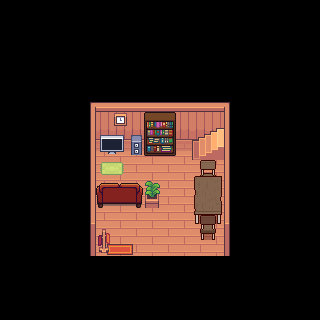

This is a level from a 2D game, rendered from its Tiled map with the project's own tilesets. A one-line summary and the complete map file follow:
An orthogonal 20x20 tile map with 16x16 px tiles, 3 tile layers (ground, decoration, decoration_top), 6 tilesets and 3 objects (player_spawn, stairs).

<map version="1.10" tiledversion="1.12.2" orientation="orthogonal" renderorder="right-down" width="20" height="20" tilewidth="16" tileheight="16" infinite="0" nextlayerid="6" nextobjectid="6">
 <tileset firstgid="1" source="Wood set 1 free ver.tsx" />
 <tileset firstgid="885" source="interiors_demo.tsx" />
 <tileset firstgid="1061" source="PPFurniture Pack-FreeV.tsx" />
 <tileset firstgid="1991" source="Basic Furniture.tsx" />
 <tileset firstgid="2045" source="kitchen_LRK.tsx" />
 <tileset firstgid="2695" source="livingroom_LRK.tsx" />
 <layer id="1" name="ground" width="20" height="20">
  <data encoding="csv">
0,0,0,0,0,0,0,0,0,0,0,0,0,0,0,0,0,0,0,0,
0,0,0,0,0,0,0,0,0,0,0,0,0,0,0,0,0,0,0,0,
0,0,0,0,0,0,0,0,0,0,0,0,0,0,0,0,0,0,0,0,
0,0,0,0,0,0,0,0,0,0,0,0,0,0,0,0,0,0,0,0,
0,0,0,0,0,0,0,0,0,0,0,0,0,0,0,0,0,0,0,0,
0,0,0,0,0,0,0,0,0,0,0,0,0,0,0,0,0,0,0,0,
0,0,0,0,0,14,15,16,17,18,19,20,21,22,23,0,0,0,0,0,
0,0,0,0,0,48,49,50,51,52,53,54,55,56,57,0,0,0,0,0,
0,0,0,0,0,82,83,84,85,86,87,88,89,90,91,0,0,0,0,0,
0,0,0,0,0,116,117,118,119,120,121,122,123,124,125,0,0,0,0,0,
0,0,0,0,0,150,151,152,153,154,155,156,157,158,159,0,0,0,0,0,
0,0,0,0,0,184,185,186,187,188,189,190,191,192,193,0,0,0,0,0,
0,0,0,0,0,218,219,220,221,222,223,224,225,226,227,0,0,0,0,0,
0,0,0,0,0,252,253,254,255,256,257,258,259,260,261,0,0,0,0,0,
0,0,0,0,0,286,287,288,289,290,291,292,293,294,295,0,0,0,0,0,
0,0,0,0,0,320,321,322,323,324,325,326,327,328,329,0,0,0,0,0,
0,0,0,0,0,0,0,0,0,0,0,0,0,0,0,0,0,0,0,0,
0,0,0,0,0,0,0,0,0,0,0,0,0,0,0,0,0,0,0,0,
0,0,0,0,0,0,0,0,0,0,0,0,0,0,0,0,0,0,0,0,
0,0,0,0,0,0,0,0,0,0,0,0,0,0,0,0,0,0,0,0
</data>
 </layer>
 <layer id="3" name="decoration" width="20" height="20">
  <data encoding="csv">
0,0,0,0,0,0,0,0,0,0,0,0,0,0,0,0,0,0,0,0,
0,0,0,0,0,0,0,0,0,0,0,0,0,0,0,0,0,0,0,0,
0,0,0,0,0,0,0,0,0,0,0,0,0,0,0,0,0,0,0,0,
0,0,0,0,0,0,0,0,0,0,0,0,0,0,0,0,0,0,0,0,
0,0,0,0,0,0,0,0,0,0,0,0,0,0,0,0,0,0,0,0,
0,0,0,0,0,0,0,0,0,0,0,0,0,0,0,0,0,0,0,0,
0,0,0,0,0,0,0,0,0,0,0,0,0,0,0,0,0,0,0,0,
0,0,0,0,0,0,0,1710,0,1023,1024,0,0,0,0,0,0,0,0,0,
0,0,0,0,0,0,1774,1775,1649,1039,1040,0,0,0,0,0,0,0,0,0,
0,0,0,0,0,0,1804,1805,1679,1055,1056,0,0,0,0,0,0,0,0,0,
0,0,0,0,0,0,2039,2040,0,0,0,0,3055,3056,0,2572,2573,0,0,0,
0,0,0,0,0,0,1018,1019,1020,1659,3061,0,3094,3095,0,0,0,0,0,0,
0,0,0,0,0,0,1034,1035,1036,1689,3100,0,3090,3091,0,0,0,0,0,0,
0,0,0,0,0,0,0,0,0,0,3061,0,3058,3059,0,0,0,0,0,0,
0,0,0,0,0,0,0,0,0,0,3100,0,3097,3098,0,0,0,0,0,0,
0,0,0,0,0,0,573,574,575,0,0,0,3168,0,0,0,0,0,0,0,
0,0,0,0,0,0,0,0,0,0,0,0,0,0,0,0,0,0,0,0,
0,0,0,0,0,0,0,0,0,0,0,0,0,0,0,0,0,0,0,0,
0,0,0,0,0,0,0,0,0,0,0,0,0,0,0,0,0,0,0,0,
0,0,0,0,0,0,0,0,0,0,0,0,0,0,0,0,0,0,0,0
</data>
 </layer>
 <layer id="4" name="decoration_top" width="20" height="20">
  <data encoding="csv">
0,0,0,0,0,0,0,0,0,0,0,0,0,0,0,0,0,0,0,0,
0,0,0,0,0,0,0,0,0,0,0,0,0,0,0,0,0,0,0,0,
0,0,0,0,0,0,0,0,0,0,0,0,0,0,0,0,0,0,0,0,
0,0,0,0,0,0,0,0,0,0,0,0,0,0,0,0,0,0,0,0,
0,0,0,0,0,0,0,0,0,0,0,0,0,0,0,0,0,0,0,0,
0,0,0,0,0,0,0,0,0,0,0,0,0,0,0,0,0,0,0,0,
0,0,0,0,0,0,0,0,0,0,0,0,0,0,0,0,0,0,0,0,
0,0,0,0,0,0,0,0,0,0,0,0,0,0,0,0,0,0,0,0,
0,0,0,0,0,0,0,0,0,0,0,0,0,0,0,0,0,0,0,0,
0,0,0,0,0,0,0,0,0,0,0,0,0,0,0,0,0,0,0,0,
0,0,0,0,0,0,0,0,0,0,0,0,0,0,0,0,0,0,0,0,
0,0,0,0,0,0,0,0,0,0,0,0,3051,3052,0,0,0,0,0,0,
0,0,0,0,0,0,0,0,0,0,0,0,0,0,0,0,0,0,0,0,
0,0,0,0,0,0,0,0,0,0,0,0,3129,3130,0,0,0,0,0,0,
0,0,0,0,0,0,1647,0,0,0,0,0,0,0,0,0,0,0,0,0,
0,0,0,0,0,0,1677,0,0,0,0,0,0,0,0,0,0,0,0,0,
0,0,0,0,0,0,0,0,0,0,0,0,0,0,0,0,0,0,0,0,
0,0,0,0,0,0,0,0,0,0,0,0,0,0,0,0,0,0,0,0,
0,0,0,0,0,0,0,0,0,0,0,0,0,0,0,0,0,0,0,0,
0,0,0,0,0,0,0,0,0,0,0,0,0,0,0,0,0,0,0,0
</data>
 </layer>
 <objectgroup id="2" name="objects">
  <object id="1" name="HouseEntry" type="player_spawn" x="121.5" y="246.5">
   <point />
  </object>
  <object id="5" name="Stairs" type="stairs" x="189" y="148.5">
   <point />
  </object>
 </objectgroup>
 <objectgroup id="5" name="collision">
  <object id="2" x="92.25" y="257.25" width="132.5" height="4.25" />
 </objectgroup>
</map>
